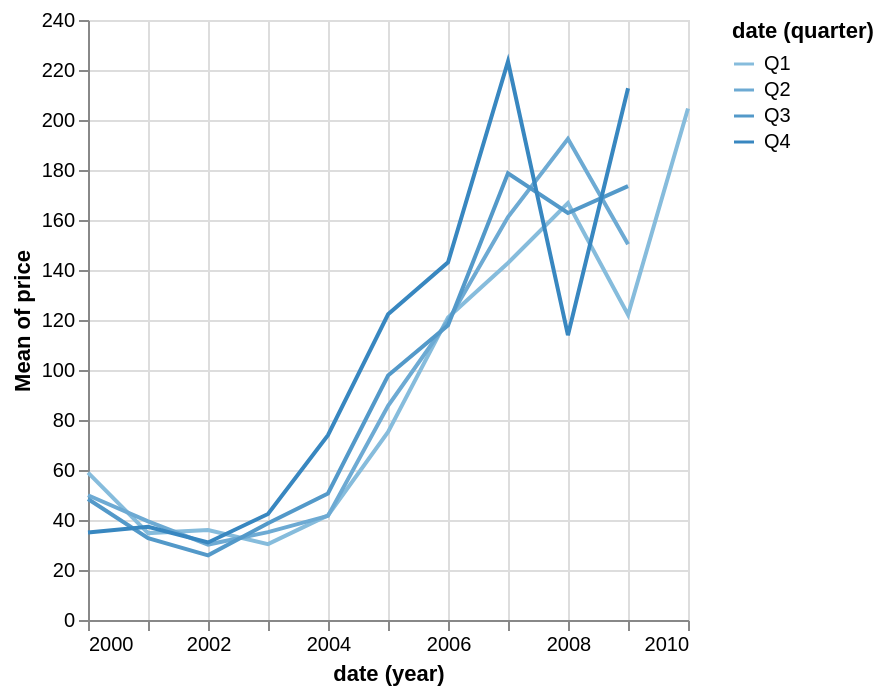

Vega-Lite specification for this chart:
### Vega-Lite specification from a JSON file in a GitHub repository (floating-point values rounded to 4 significant figures; data arrays with more than 128 entries replaced by an {"elided": "..."} marker saying what was removed)
{"$schema": "https://vega.github.io/schema/vega-lite/v4.json", "description": "Stock price average broken down by quarter.", "data": {"values": {"elided": "560 records"}}, "mark": "line", "encoding": {"x": {"field": "date", "type": "temporal", "timeUnit": "year"}, "y": {"field": "price", "type": "quantitative", "aggregate": "mean"}, "color": {"field": "date", "type": "temporal", "timeUnit": "quarter"}}}
